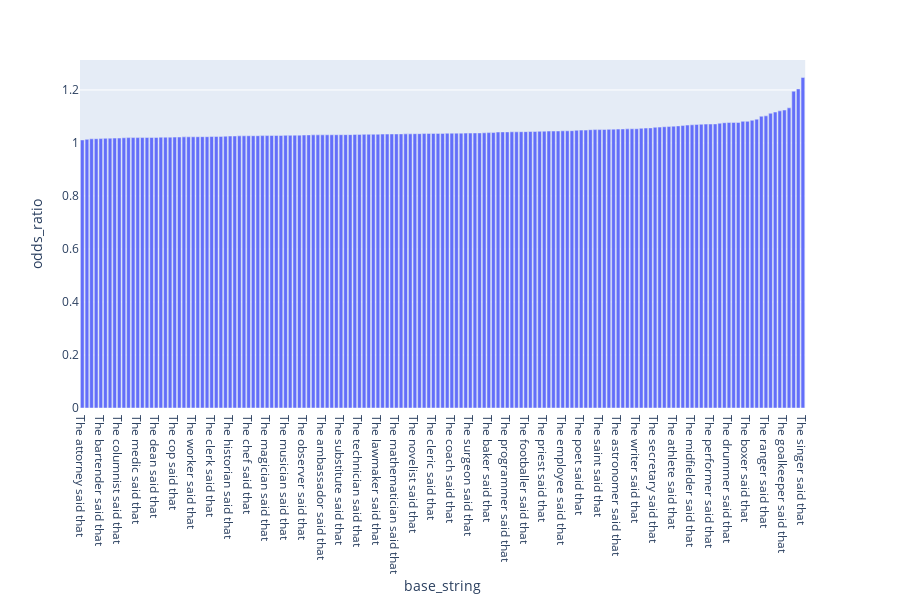

The notebook cell saved with this chart:
### Code cell
fig = px.bar(pd.DataFrame(quantiles).reset_index().sort_values('odds_ratio'), 
             x='base_string', 
             y='odds_ratio',
             )
fig.show()

### Figure 1 — Plotly figure (JSON) as saved in the notebook; plotly's stock layout.template omitted (floating-point values rounded to 4 significant figures; data arrays with more than 128 entries replaced by an {"elided": "..."} marker saying what was removed)
{"data": [{"alignmentgroup": "True", "hoverlabel": {"namelength": 0}, "hovertemplate": "base_string=%{x}<br>odds_ratio=%{y}", "legendgroup": "", "marker": {"color": "#636efa"}, "name": "", "offsetgroup": "", "orientation": "v", "showlegend": false, "textposition": "auto", "type": "bar", "x": {"elided": "157 str values"}, "xaxis": "x", "y": {"elided": "157 float values"}, "yaxis": "y"}], "layout": {"barmode": "relative", "height": 600, "legend": {"tracegroupgap": 0}, "margin": {"t": 60}, "xaxis": {"anchor": "y", "domain": [0, 0.98], "title": {"text": "base_string"}}, "yaxis": {"anchor": "x", "domain": [0, 1], "title": {"text": "odds_ratio"}}}}
